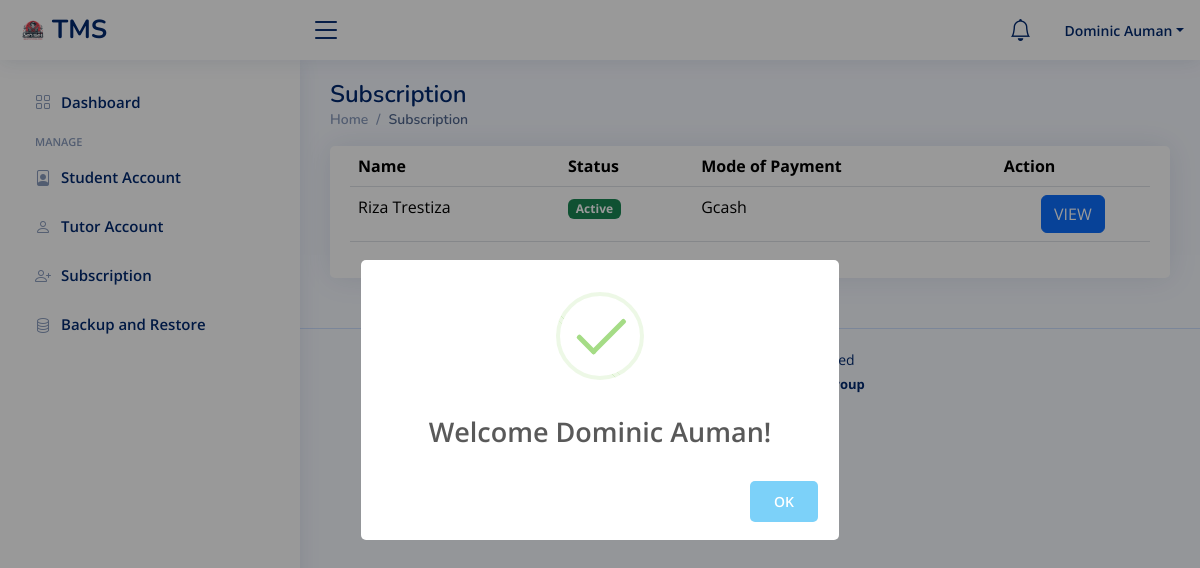
/admin/subscription.php (signed in), run on the app's committed database.
### tables this page shows
CREATE TABLE `subscriptions` (
  `id` int(11) NOT NULL AUTO_INCREMENT,
  `user_id` int(11) NOT NULL,
  `subscription_type` enum('Monthly','Yearly') NOT NULL,
  `status` varchar(255) NOT NULL DEFAULT 'Pending',
  `approved_date` timestamp NOT NULL DEFAULT current_timestamp() ON UPDATE current_timestamp(),
  `expiration_date` timestamp GENERATED ALWAYS AS (case when `subscription_type` = 'monthly' then `approved_date` + interval 1 month when `subscription_type` = 'yearly' then `approved_date` + interval 1 year else NULL end) STORED,
  `reference` varchar(255) NOT NULL,
  `modeofpayment` varchar(255) NOT NULL,
  `receipt` longblob DEFAULT NULL,
  `stamp` timestamp NOT NULL DEFAULT current_timestamp(),
  PRIMARY KEY (`id`),
  KEY `user_id` (`user_id`),
  CONSTRAINT `subscriptions_ibfk_1` FOREIGN KEY (`user_id`) REFERENCES `tutor` (`user_id`) ON DELETE CASCADE ON UPDATE NO ACTION
);

CREATE TABLE `tutor` (
  `user_id` int(11) NOT NULL AUTO_INCREMENT,
  `email` varchar(255) NOT NULL,
  `password` varchar(255) NOT NULL,
  `firstname` varchar(255) NOT NULL,
  `middlename` varchar(255) NOT NULL,
  `lastname` varchar(255) NOT NULL,
  `suffix` varchar(255) NOT NULL,
  `phone_number` varchar(255) NOT NULL,
  `gender` varchar(255) NOT NULL,
  `barangay` varchar(255) NOT NULL,
  `municipality` varchar(255) NOT NULL,
  `zipcode` varchar(255) NOT NULL,
  `aboutme` longtext NOT NULL,
  `skills` varchar(255) NOT NULL,
  `educational` varchar(255) NOT NULL,
  `resume_file_path` varchar(255) NOT NULL,
  `profile_picture` longblob NOT NULL,
  `otp` varchar(255) NOT NULL,
  `timestamp` timestamp NOT NULL DEFAULT current_timestamp() ON UPDATE current_timestamp(),
  PRIMARY KEY (`user_id`)
);

### admin/subscription.php (the view, shortened to what this page needs)
<?php
 include("./include/header.php");
 include("./include/topbar.php");
 include("./include/sidebar.php");
?>
<div class="pagetitle">
      <h1>Subscription</h1>
      <nav>
        <ol class="breadcrumb">
          <li class="breadcrumb-item"><a href="index.php">Home</a></li>
          <li class="breadcrumb-item active">Subscription</li>
        </ol>
      </nav>
    </div>
    <section class="section">
      <div class="row">
        <div class="col-lg-12">
          <div class="card">
            <div class="card-body">
              <table class="table datatable">
                <thead>
                  <tr>
                    <th scope="col">Name</th>
                    <th scope="col">Status</th>
                    <th scope="col">Mode of Payment</th>
                    <th scope="col">Action</th>
                  </tr>
                </thead>
                <tbody>
                        <?php
                        $query = "SELECT
                        tutor.firstname,
                        tutor.middlename,
                        tutor.lastname,
                        tutor.user_id,
                        subscriptions.`status`,
                        subscriptions.modeofpayment
                      FROM
                        subscriptions
                        INNER JOIN
                        tutor
                        ON
                          subscriptions.user_id = tutor.user_id
                      ORDER BY
                        subscriptions.stamp DESC";
                        $query_run = mysqli_query($con, $query);
                        if (mysqli_num_rows($query_run) > 0) {
                            foreach ($query_run as $row) {
                        ?>
                                <tr>
                                    <td><?= $row['firstname']; ?> <?= $row['lastname']; ?></td>
                                    <?php
                  $status = $row['status'];
                  $badge_class = '';
                  switch ($status) {
                      case 'Active':
                          $badge_class = 'bg-success';
                          break;
                  }
                  ?>
                  <td><span class="badge <?= $badge_class; ?>"><?= $status; ?></span></td>
                                    <td><?= $row['modeofpayment']; ?></td>
                                    <td class="text-center">
                                    <a type="button" class="btn btn-primary" href="subscription_view.php?id=<?=$row['user_id'];?>">VIEW</a>
                                    </td>
                                </tr>
                        <?php
                            }
                        } else {
                        ?>
                            <tr>
                                <td colspan="4">No Record Found</td>
                            </tr>
                        <?php
                        }
                        ?>
                    </tbody>
              </table>
            </div>
          </div>
        </div>
      </div>
    </section>
<?php
 include("./include/footer.php");
?>

### admin/assets/css/style.css (style rules this page uses)
:root { scroll-behavior: smooth; }
body { font-family: "Open Sans", sans-serif; background: #f6f9ff; color: #444444; }
a { color: #4154f1; text-decoration: none; }
h1, h2, h3, h4, h5, h6 { font-family: "Nunito", sans-serif; }
.pagetitle { margin-bottom: 10px; }
.pagetitle h1 { font-size: 24px; margin-bottom: 0; font-weight: 600; color: #012970; }
.card { margin-bottom: 30px; border: none; border-radius: 5px; box-shadow: 0px 0 30px rgba(1, 41, 112, 0.1); }
.card-body { padding: 0 20px 20px 20px; }
.breadcrumb { font-size: 14px; font-family: "Nunito", sans-serif; color: #899bbd; font-weight: 600; }
.breadcrumb a { color: #899bbd; transition: 0.3s; }
.breadcrumb .breadcrumb-item::before { color: #899bbd; }
.breadcrumb .active { color: #51678f; font-weight: 600; }

### data on the page
subscriptions: user.firstname "Riza", user.lastname "Trestiza", status "Active", modeofpayment "Gcash"

### other printed values
$_SESSION['auth_user']['user_name'] "Dominic Auman"
